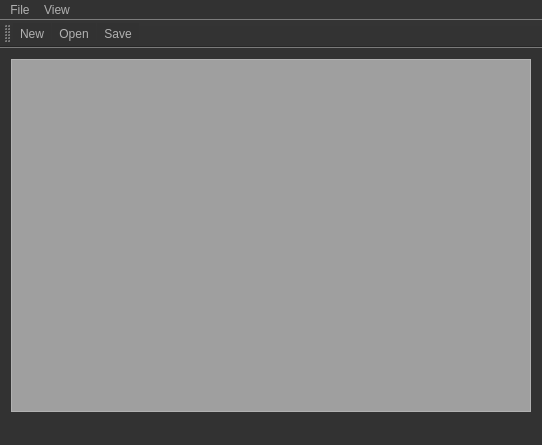
<?xml version="1.0" encoding="UTF-8"?>
<ui version="4.0">
 <class>MainWindow</class>
 <widget class="QMainWindow" name="MainWindow">
  <property name="geometry">
   <rect>
    <x>0</x>
    <y>0</y>
    <width>542</width>
    <height>445</height>
   </rect>
  </property>
  <property name="windowTitle">
   <string>MainWindow</string>
  </property>
  <property name="styleSheet">
   <string notr="true">QToolTip
{
     border: 1px solid black;
     background-color: #ffa02f;
     padding: 1px;
     border-radius: 3px;
     opacity: 100;
}

QWidget
{
    color: #b1b1b1;
    background-color: #323232;
}

QWidget:item:hover
{
    background-color: QLinearGradient( x1: 0, y1: 0, x2: 0, y2: 1, stop: 0 #ffa02f, stop: 1 #ca0619);
    color: #000000;
}

QWidget:item:selected
{
    background-color: QLinearGradient( x1: 0, y1: 0, x2: 0, y2: 1, stop: 0 #ffa02f, stop: 1 #d7801a);
}

QMenuBar::item
{
    background: transparent;
}

QMenuBar::item:selected
{
    background: transparent;
    border: 1px solid #ffaa00;
}

QMenuBar::item:pressed
{
    background: #444;
    border: 1px solid #000;
    background-color: QLinearGradient(
        x1:0, y1:0,
        x2:0, y2:1,
        stop:1 #212121,
        stop:0.4 #343434/*,
        stop:0.2 #343434,
        stop:0.1 #ffaa00*/
    );
    margin-bottom:-1px;
    padding-bottom:1px;
}

QMenu
{
    border: 1px solid #000;
}

QMenu::item
{
    padding: 2px 20px 2px 20px;
}

QMenu::item:selected
{
    color: #000000;
}

QWidget:disabled
{
    color: #404040;
    background-color: #323232;
}

QAbstractItemView
{
    background-color: QLinearGradient( x1: 0, y1: 0, x2: 0, y2: 1, stop: 0 #4d4d4d, stop: 0.1 #646464, stop: 1 #5d5d5d);
}

QWidget:focus
{
    /*border: 2px solid QLinearGradient( x1: 0, y1: 0, x2: 0, y2: 1, stop: 0 #ffa02f, stop: 1 #d7801a);*/
}

QLineEdit
{
    background-color: QLinearGradient( x1: 0, y1: 0, x2: 0, y2: 1, stop: 0 #4d4d4d, stop: 0 #646464, stop: 1 #5d5d5d);
    padding: 1px;
    border-style: solid;
    border: 1px solid #1e1e1e;
    border-radius: 5;
}

QPushButton
{
    color: #b1b1b1;
    background-color: QLinearGradient( x1: 0, y1: 0, x2: 0, y2: 1, stop: 0 #565656, stop: 0.1 #525252, stop: 0.5 #4e4e4e, stop: 0.9 #4a4a4a, stop: 1 #464646);
    border-width: 1px;
    border-color: #1e1e1e;
    border-style: solid;
    border-radius: 6;
    padding: 3px;
    font-size: 12px;
    padding-left: 5px;
    padding-right: 5px;
}

QPushButton:pressed
{
    background-color: QLinearGradient( x1: 0, y1: 0, x2: 0, y2: 1, stop: 0 #2d2d2d, stop: 0.1 #2b2b2b, stop: 0.5 #292929, stop: 0.9 #282828, stop: 1 #252525);
}

QComboBox
{
    selection-background-color: #ffaa00;
    background-color: QLinearGradient( x1: 0, y1: 0, x2: 0, y2: 1, stop: 0 #565656, stop: 0.1 #525252, stop: 0.5 #4e4e4e, stop: 0.9 #4a4a4a, stop: 1 #464646);
    border-style: solid;
    border: 1px solid #1e1e1e;
    border-radius: 5;
}

QComboBox:hover,QPushButton:hover
{
    border: 2px solid QLinearGradient( x1: 0, y1: 0, x2: 0, y2: 1, stop: 0 #ffa02f, stop: 1 #d7801a);
}


QComboBox:on
{
    padding-top: 3px;
    padding-left: 4px;
    background-color: QLinearGradient( x1: 0, y1: 0, x2: 0, y2: 1, stop: 0 #2d2d2d, stop: 0.1 #2b2b2b, stop: 0.5 #292929, stop: 0.9 #282828, stop: 1 #252525);
    selection-background-color: #ffaa00;
}

QComboBox QAbstractItemView
{
    border: 2px solid darkgray;
    selection-background-color: QLinearGradient( x1: 0, y1: 0, x2: 0, y2: 1, stop: 0 #ffa02f, stop: 1 #d7801a);
}

QComboBox::drop-down
{
     subcontrol-origin: padding;
     subcontrol-position: top right;
     width: 15px;

     border-left-width: 0px;
     border-left-color: darkgray;
     border-left-style: solid; /* just a single line */
     border-top-right-radius: 3px; /* same radius as the QComboBox */
     border-bottom-right-radius: 3px;
 }

QComboBox::down-arrow
{
     image: url(:/down_arrow.png);
}

QGroupBox:focus
{
border: 2px solid QLinearGradient( x1: 0, y1: 0, x2: 0, y2: 1, stop: 0 #ffa02f, stop: 1 #d7801a);
}

QTextEdit:focus
{
    border: 2px solid QLinearGradient( x1: 0, y1: 0, x2: 0, y2: 1, stop: 0 #ffa02f, stop: 1 #d7801a);
}

QScrollBar:horizontal {
     border: 1px solid #222222;
     background: QLinearGradient( x1: 0, y1: 0, x2: 0, y2: 1, stop: 0.0 #121212, stop: 0.2 #282828, stop: 1 #484848);
     height: 7px;
     margin: 0px 16px 0 16px;
}

QScrollBar::handle:horizontal
{
      background: QLinearGradient( x1: 0, y1: 0, x2: 1, y2: 0, stop: 0 #ffa02f, stop: 0.5 #d7801a, stop: 1 #ffa02f);
      min-height: 20px;
      border-radius: 2px;
}

QScrollBar::add-line:horizontal {
      border: 1px solid #1b1b19;
      border-radius: 2px;
      background: QLinearGradient( x1: 0, y1: 0, x2: 1, y2: 0, stop: 0 #ffa02f, stop: 1 #d7801a);
      width: 14px;
      subcontrol-position: right;
      subcontrol-origin: margin;
}

QScrollBar::sub-line:horizontal {
      border: 1px solid #1b1b19;
      border-radius: 2px;
      background: QLinearGradient( x1: 0, y1: 0, x2: 1, y2: 0, stop: 0 #ffa02f, stop: 1 #d7801a);
      width: 14px;
     subcontrol-position: left;
     subcontrol-origin: margin;
}

QScrollBar::right-arrow:horizontal, QScrollBar::left-arrow:horizontal
{
      border: 1px solid black;
      width: 1px;
      height: 1px;
      background: white;
}

QScrollBar::add-page:horizontal, QScrollBar::sub-page:horizontal
{
      background: none;
}

QScrollBar:vertical
{
      background: QLinearGradient( x1: 0, y1: 0, x2: 1, y2: 0, stop: 0.0 #121212, stop: 0.2 #282828, stop: 1 #484848);
      width: 7px;
      margin: 16px 0 16px 0;
      border: 1px solid #222222;
}

QScrollBar::handle:vertical
{
      background: QLinearGradient( x1: 0, y1: 0, x2: 0, y2: 1, stop: 0 #ffa02f, stop: 0.5 #d7801a, stop: 1 #ffa02f);
      min-height: 20px;
      border-radius: 2px;
}

QScrollBar::add-line:vertical
{
      border: 1px solid #1b1b19;
      border-radius: 2px;
      background: QLinearGradient( x1: 0, y1: 0, x2: 0, y2: 1, stop: 0 #ffa02f, stop: 1 #d7801a);
      height: 14px;
      subcontrol-position: bottom;
      subcontrol-origin: margin;
}

QScrollBar::sub-line:vertical
{
      border: 1px solid #1b1b19;
      border-radius: 2px;
      background: QLinearGradient( x1: 0, y1: 0, x2: 0, y2: 1, stop: 0 #d7801a, stop: 1 #ffa02f);
      height: 14px;
      subcontrol-position: top;
      subcontrol-origin: margin;
}

QScrollBar::up-arrow:vertical, QScrollBar::down-arrow:vertical
{
      border: 1px solid black;
      width: 1px;
      height: 1px;
      background: white;
}


QScrollBar::add-page:vertical, QScrollBar::sub-page:vertical
{
      background: none;
}

QTextEdit
{
    background-color: #242424;
}

QPlainTextEdit
{
    background-color: #242424;
}

QHeaderView::section
{
    background-color: QLinearGradient(x1:0, y1:0, x2:0, y2:1, stop:0 #616161, stop: 0.5 #505050, stop: 0.6 #434343, stop:1 #656565);
    color: white;
    padding-left: 4px;
    border: 1px solid #6c6c6c;
}

QCheckBox:disabled
{
color: #414141;
}

QDockWidget::title
{
    text-align: center;
    spacing: 3px; /* spacing between items in the tool bar */
    background-color: QLinearGradient(x1:0, y1:0, x2:0, y2:1, stop:0 #323232, stop: 0.5 #242424, stop:1 #323232);
}

QDockWidget::close-button, QDockWidget::float-button
{
    text-align: center;
    spacing: 1px; /* spacing between items in the tool bar */
    background-color: QLinearGradient(x1:0, y1:0, x2:0, y2:1, stop:0 #323232, stop: 0.5 #242424, stop:1 #323232);
}

QDockWidget::close-button:hover, QDockWidget::float-button:hover
{
    background: #242424;
}

QDockWidget::close-button:pressed, QDockWidget::float-button:pressed
{
    padding: 1px -1px -1px 1px;
}

QMainWindow::separator
{
    background-color: QLinearGradient(x1:0, y1:0, x2:0, y2:1, stop:0 #161616, stop: 0.5 #151515, stop: 0.6 #212121, stop:1 #343434);
    color: white;
    padding-left: 4px;
    border: 1px solid #4c4c4c;
    spacing: 3px; /* spacing between items in the tool bar */
}

QMainWindow::separator:hover
{

    background-color: QLinearGradient(x1:0, y1:0, x2:0, y2:1, stop:0 #d7801a, stop:0.5 #b56c17 stop:1 #ffa02f);
    color: white;
    padding-left: 4px;
    border: 1px solid #6c6c6c;
    spacing: 3px; /* spacing between items in the tool bar */
}

QToolBar::handle
{
     spacing: 3px; /* spacing between items in the tool bar */
     background: url(:/images/handle.png);
}

QMenu::separator
{
    height: 2px;
    background-color: QLinearGradient(x1:0, y1:0, x2:0, y2:1, stop:0 #161616, stop: 0.5 #151515, stop: 0.6 #212121, stop:1 #343434);
    color: white;
    padding-left: 4px;
    margin-left: 10px;
    margin-right: 5px;
}

QProgressBar
{
    border: 2px solid grey;
    border-radius: 5px;
    text-align: center;
}

QProgressBar::chunk
{
    background-color: #d7801a;
    width: 2.15px;
    margin: 0.5px;
}

QTabBar::tab {
    color: #b1b1b1;
    border: 1px solid #444;
    border-bottom-style: none;
    background-color: #323232;
    padding-left: 10px;
    padding-right: 10px;
    padding-top: 3px;
    padding-bottom: 2px;
    margin-right: -1px;
}

QTabWidget::pane {
    border: 1px solid #444;
    top: 1px;
}

QTabBar::tab:last
{
    margin-right: 0; /* the last selected tab has nothing to overlap with on the right */
    border-top-right-radius: 3px;
}

QTabBar::tab:first:!selected
{
 margin-left: 0px; /* the last selected tab has nothing to overlap with on the right */


    border-top-left-radius: 3px;
}

QTabBar::tab:!selected
{
    color: #b1b1b1;
    border-bottom-style: solid;
    margin-top: 3px;
    background-color: QLinearGradient(x1:0, y1:0, x2:0, y2:1, stop:1 #212121, stop:.4 #343434);
}

QTabBar::tab:selected
{
    border-top-left-radius: 3px;
    border-top-right-radius: 3px;
    margin-bottom: 0px;
}

QTabBar::tab:!selected:hover
{
    /*border-top: 2px solid #ffaa00;
    padding-bottom: 3px;*/
    border-top-left-radius: 3px;
    border-top-right-radius: 3px;
    background-color: QLinearGradient(x1:0, y1:0, x2:0, y2:1, stop:1 #212121, stop:0.4 #343434, stop:0.2 #343434, stop:0.1 #ffaa00);
}

QRadioButton::indicator:checked, QRadioButton::indicator:unchecked{
    color: #b1b1b1;
    background-color: #323232;
    border: 1px solid #b1b1b1;
    border-radius: 6px;
}

QRadioButton::indicator:checked
{
    background-color: qradialgradient(
        cx: 0.5, cy: 0.5,
        fx: 0.5, fy: 0.5,
        radius: 1.0,
        stop: 0.25 #ffaa00,
        stop: 0.3 #323232
    );
}

QCheckBox::indicator{
    color: #b1b1b1;
    background-color: #323232;
    border: 1px solid #b1b1b1;
    width: 9px;
    height: 9px;
}

QRadioButton::indicator
{
    border-radius: 6px;
}

QRadioButton::indicator:hover, QCheckBox::indicator:hover
{
    border: 1px solid #ffaa00;
}

QCheckBox::indicator:checked
{
    image:url(:/images/checkbox.png);
}

QCheckBox::indicator:disabled, QRadioButton::indicator:disabled
{
    border: 1px solid #444;
}</string>
  </property>
  <property name="animated">
   <bool>false</bool>
  </property>
  <property name="documentMode">
   <bool>false</bool>
  </property>
  <property name="dockNestingEnabled">
   <bool>false</bool>
  </property>
  <property name="dockOptions">
   <set>QMainWindow::AllowTabbedDocks</set>
  </property>
  <widget class="QWidget" name="centralWidget">
   <layout class="QGridLayout" name="gridLayout">
    <item row="0" column="0">
     <widget class="QMdiArea" name="mdiArea">
      <property name="mouseTracking">
       <bool>false</bool>
      </property>
      <property name="layoutDirection">
       <enum>Qt::LeftToRight</enum>
      </property>
      <property name="autoFillBackground">
       <bool>true</bool>
      </property>
      <property name="frameShape">
       <enum>QFrame::Box</enum>
      </property>
      <property name="activationOrder">
       <enum>QMdiArea::CreationOrder</enum>
      </property>
      <property name="viewMode">
       <enum>QMdiArea::SubWindowView</enum>
      </property>
      <property name="documentMode">
       <bool>true</bool>
      </property>
      <property name="tabShape">
       <enum>QTabWidget::Rounded</enum>
      </property>
      <property name="tabPosition">
       <enum>QTabWidget::East</enum>
      </property>
      <widget class="QWidget" name="subwindow">
       <property name="windowTitle">
        <string>Subwindow</string>
       </property>
       <layout class="QGridLayout" name="gridLayout_2">
        <item row="0" column="0">
         <widget class="QLineEdit" name="lineEdit"/>
        </item>
       </layout>
      </widget>
     </widget>
    </item>
   </layout>
  </widget>
  <widget class="QMenuBar" name="menuBar">
   <property name="geometry">
    <rect>
     <x>0</x>
     <y>0</y>
     <width>542</width>
     <height>25</height>
    </rect>
   </property>
   <widget class="QMenu" name="menuFile">
    <property name="title">
     <string>File</string>
    </property>
    <addaction name="actionNew"/>
    <addaction name="actionOpen"/>
    <addaction name="actionSave"/>
   </widget>
   <widget class="QMenu" name="menuView">
    <property name="title">
     <string>View</string>
    </property>
    <addaction name="actionFullScreen"/>
    <addaction name="actionHideToolbar"/>
    <addaction name="actionHideMainMenu"/>
   </widget>
   <addaction name="menuFile"/>
   <addaction name="menuView"/>
  </widget>
  <widget class="QToolBar" name="mainToolBar">
   <property name="mouseTracking">
    <bool>false</bool>
   </property>
   <attribute name="toolBarArea">
    <enum>TopToolBarArea</enum>
   </attribute>
   <attribute name="toolBarBreak">
    <bool>false</bool>
   </attribute>
   <addaction name="actionNew"/>
   <addaction name="actionOpen"/>
   <addaction name="actionSave"/>
  </widget>
  <widget class="QStatusBar" name="statusBar"/>
  <action name="actionNew">
   <property name="icon">
    <iconset resource="RestApiTester.qrc">
     <normaloff>:/toolbar/icons/icons/new.png</normaloff>:/toolbar/icons/icons/new.png</iconset>
   </property>
   <property name="text">
    <string>New</string>
   </property>
   <property name="shortcut">
    <string>Ctrl+N</string>
   </property>
  </action>
  <action name="actionOpen">
   <property name="icon">
    <iconset resource="RestApiTester.qrc">
     <normaloff>:/toolbar/icons/icons/open.png</normaloff>:/toolbar/icons/icons/open.png</iconset>
   </property>
   <property name="text">
    <string>Open</string>
   </property>
   <property name="shortcut">
    <string>Ctrl+O</string>
   </property>
  </action>
  <action name="actionSave">
   <property name="icon">
    <iconset resource="RestApiTester.qrc">
     <normaloff>:/toolbar/icons/icons/save.png</normaloff>:/toolbar/icons/icons/save.png</iconset>
   </property>
   <property name="text">
    <string>Save</string>
   </property>
   <property name="shortcut">
    <string>Ctrl+S</string>
   </property>
  </action>
  <action name="actionFullScreen">
   <property name="checkable">
    <bool>true</bool>
   </property>
   <property name="text">
    <string>Full Screen</string>
   </property>
   <property name="toolTip">
    <string>Full Screen Mode</string>
   </property>
   <property name="shortcut">
    <string>F11</string>
   </property>
   <property name="shortcutContext">
    <enum>Qt::ApplicationShortcut</enum>
   </property>
   <property name="visible">
    <bool>true</bool>
   </property>
   <property name="menuRole">
    <enum>QAction::ApplicationSpecificRole</enum>
   </property>
  </action>
  <action name="actionHideToolbar">
   <property name="checkable">
    <bool>true</bool>
   </property>
   <property name="text">
    <string>Hide toolbar</string>
   </property>
   <property name="toolTip">
    <string>Hide toolbar</string>
   </property>
   <property name="shortcut">
    <string>F3</string>
   </property>
   <property name="shortcutContext">
    <enum>Qt::ApplicationShortcut</enum>
   </property>
   <property name="menuRole">
    <enum>QAction::ApplicationSpecificRole</enum>
   </property>
  </action>
  <action name="actionHideMainMenu">
   <property name="checkable">
    <bool>true</bool>
   </property>
   <property name="text">
    <string>Hide Main Menu</string>
   </property>
   <property name="shortcut">
    <string>F2</string>
   </property>
   <property name="shortcutContext">
    <enum>Qt::ApplicationShortcut</enum>
   </property>
   <property name="autoRepeat">
    <bool>true</bool>
   </property>
   <property name="menuRole">
    <enum>QAction::ApplicationSpecificRole</enum>
   </property>
  </action>
 </widget>
 <layoutdefault spacing="6" margin="11"/>
 <resources>
  <include location="RestApiTester.qrc"/>
  <include location="RestApiTester.qrc"/>
 </resources>
 <connections/>
</ui>
